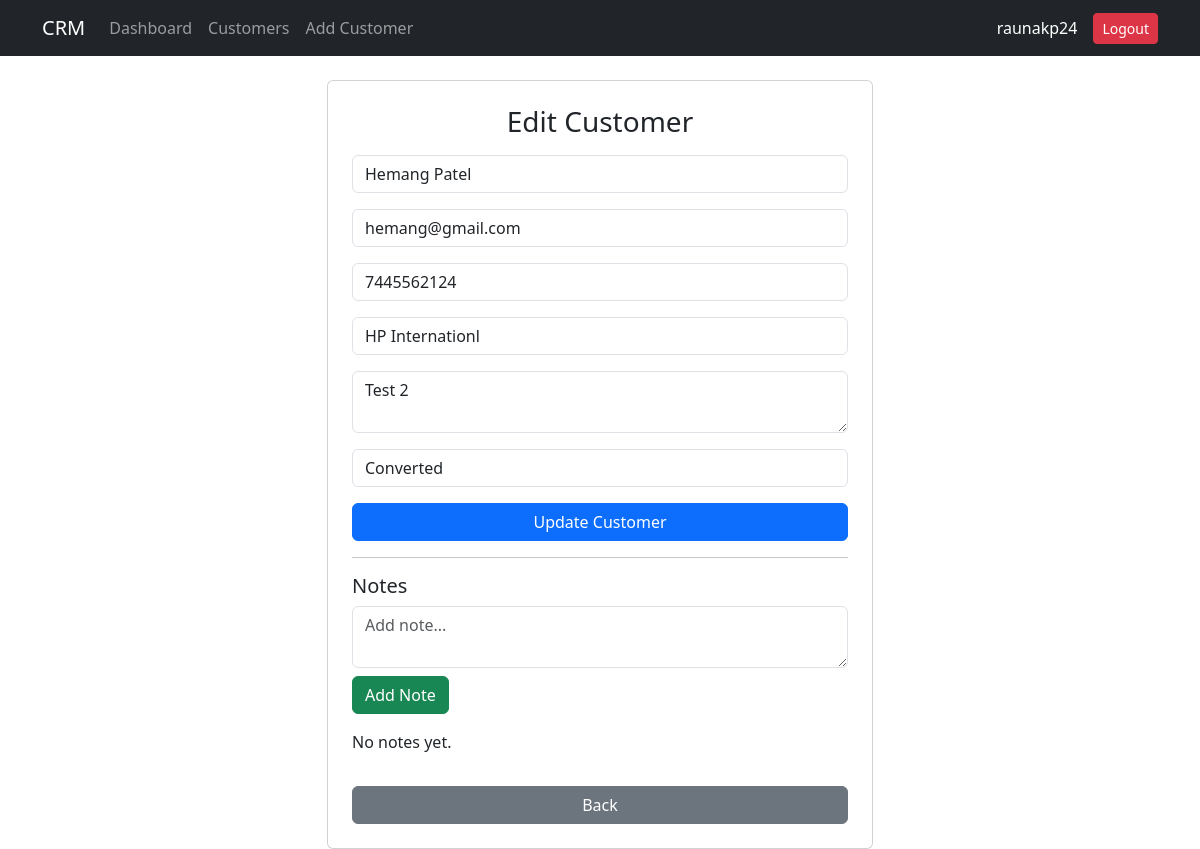
Page /edit_customer/4 (signed in) on the committed database.
### tables this page shows
CREATE TABLE customers (
            id INTEGER PRIMARY KEY AUTOINCREMENT,
            name TEXT,
            email TEXT,
            phone TEXT,
            company TEXT,
            notes TEXT,
            status TEXT
        );

### app.py (the view, shortened to what this page needs)
@app.route('/edit_customer/<int:id>', methods=['GET', 'POST'])
def edit_customer(id):
    if 'user' not in session:
        return redirect(url_for('login'))
    conn = get_db_connection()
    customer = conn.execute(
        'SELECT * FROM customers WHERE id = ?',
        (id,)
    ).fetchone()
    notes = conn.execute(
        'SELECT * FROM notes WHERE customer_id = ? ORDER BY created_at DESC',
        (id,)
    ).fetchall()
    conn.close()
    return render_template(
        'edit_customer.html',
        customer=customer,
        notes=notes
    )

### app.py (called while the page is built)
def get_db_connection():
    conn = sqlite3.connect('database.db')
    conn.row_factory = sqlite3.Row
    return conn

### templates/edit_customer.html (shortened to what this page needs)
{% extends 'base.html' %}
{% block content %}
<div class="row justify-content-center">
    <div class="col-md-6">
        <div class="card p-4">
            <h3 class="text-center mb-3">Edit Customer</h3>
            <form method="POST">
                <input type="text" name="name" class="form-control mb-3"
                       value="{{ customer['name'] }}" placeholder="Name">
                <input type="email" name="email" class="form-control mb-3"
                       value="{{ customer['email'] }}" placeholder="Email">
                <input type="text" name="phone" class="form-control mb-3"
                       value="{{ customer['phone'] }}" placeholder="Phone">
                <input type="text" name="company" class="form-control mb-3"
                       value="{{ customer['company'] }}" placeholder="Company">
                <textarea name="notes" class="form-control mb-3"
                          placeholder="Notes">{{ customer['notes'] }}</textarea>
                <select name="status" class="form-control mb-3">
                    <option value="Converted" {% if customer['status'] == 'Converted' %}selected{% endif %}>Converted</option>
                </select>
                <button class="btn btn-primary w-100">Update Customer</button>
            </form>
                            <hr>
                <h5>Notes</h5>
                <form method="POST" action="/add_note/{{ customer['id'] }}">
                    <textarea name="content" class="form-control mb-2" placeholder="Add note..."></textarea>
                    <button class="btn btn-success mb-3">Add Note</button>
                </form>
                {% if notes %}
                    <ul class="list-group">
                        {% for note in notes %}
                            <li class="list-group-item">
                                {{ note['content'] }}
                                <br>
                                <small class="text-muted">{{ note['created_at'] }}</small>
                            </li>
                        {% endfor %}
                    </ul>
                {% else %}
                    <p>No notes yet.</p>
                {% endif %}
            <a href="/customers" class="btn btn-secondary mt-3">Back</a>
        </div>
    </div>
</div>
{% endblock %}

### rows in the picture
customers: name "Hemang Patel", email "hemang@gmail.com", phone "7445562124", company "HP Internationl", notes "Test 2", status "Converted"

### other values in the picture
{{ session['user'] }} "raunakp24"
